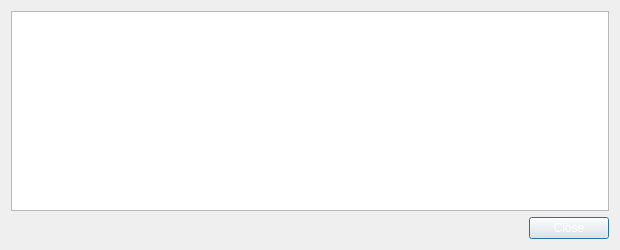
<?xml version="1.0" encoding="UTF-8"?>
<ui version="4.0">
 <class>TransactionDescDialog</class>
 <widget class="QDialog" name="TransactionDescDialog">
  <property name="geometry">
   <rect>
    <x>0</x>
    <y>0</y>
    <width>620</width>
    <height>250</height>
   </rect>
  </property>
  <property name="windowTitle">
   <string>Transaction details</string>
  </property>
  <property name="styleSheet">
   <string notr="true">background-image: url(:/images/bkg2);
color: rgb(255, 255, 255);</string>
  </property>
  <layout class="QVBoxLayout" name="verticalLayout">
   <item>
    <widget class="QTextEdit" name="detailText">
     <property name="toolTip">
      <string>This pane shows a detailed description of the transaction</string>
     </property>
     <property name="readOnly">
      <bool>true</bool>
     </property>
    </widget>
   </item>
   <item>
    <widget class="QDialogButtonBox" name="buttonBox">
     <property name="orientation">
      <enum>Qt::Horizontal</enum>
     </property>
     <property name="standardButtons">
      <set>QDialogButtonBox::Close</set>
     </property>
    </widget>
   </item>
  </layout>
 </widget>
 <resources/>
 <connections>
  <connection>
   <sender>buttonBox</sender>
   <signal>accepted()</signal>
   <receiver>TransactionDescDialog</receiver>
   <slot>accept()</slot>
   <hints>
    <hint type="sourcelabel">
     <x>248</x>
     <y>254</y>
    </hint>
    <hint type="destinationlabel">
     <x>157</x>
     <y>274</y>
    </hint>
   </hints>
  </connection>
  <connection>
   <sender>buttonBox</sender>
   <signal>rejected()</signal>
   <receiver>TransactionDescDialog</receiver>
   <slot>reject()</slot>
   <hints>
    <hint type="sourcelabel">
     <x>316</x>
     <y>260</y>
    </hint>
    <hint type="destinationlabel">
     <x>286</x>
     <y>274</y>
    </hint>
   </hints>
  </connection>
 </connections>
</ui>
